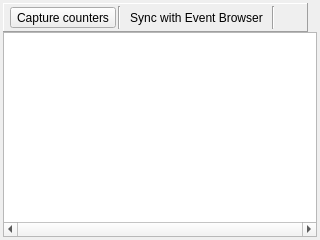
<?xml version="1.0" encoding="UTF-8"?>
<ui version="4.0">
 <class>PerformanceCounterViewer</class>
 <widget class="QFrame" name="PerformanceCounterViewer">
  <property name="geometry">
   <rect>
    <x>0</x>
    <y>0</y>
    <width>320</width>
    <height>240</height>
   </rect>
  </property>
  <property name="windowTitle">
   <string>Performance Counter Viewer</string>
  </property>
  <layout class="QVBoxLayout" name="verticalLayout">
   <property name="spacing">
    <number>0</number>
   </property>
   <property name="leftMargin">
    <number>3</number>
   </property>
   <property name="topMargin">
    <number>3</number>
   </property>
   <property name="rightMargin">
    <number>3</number>
   </property>
   <property name="bottomMargin">
    <number>3</number>
   </property>
   <item>
    <layout class="QHBoxLayout" name="horizontalLayout">
     <property name="spacing">
      <number>0</number>
     </property>
     <property name="sizeConstraint">
      <enum>QLayout::SetDefaultConstraint</enum>
     </property>
     <property name="leftMargin">
      <number>0</number>
     </property>
     <property name="rightMargin">
      <number>0</number>
     </property>
     <item>
      <widget class="QFrame" name="frame">
       <property name="frameShape">
        <enum>QFrame::Panel</enum>
       </property>
       <property name="frameShadow">
        <enum>QFrame::Raised</enum>
       </property>
       <layout class="QHBoxLayout" name="horizontalLayout_2">
        <property name="spacing">
         <number>2</number>
        </property>
        <property name="leftMargin">
         <number>6</number>
        </property>
        <property name="topMargin">
         <number>2</number>
        </property>
        <property name="rightMargin">
         <number>6</number>
        </property>
        <property name="bottomMargin">
         <number>2</number>
        </property>
        <item>
         <widget class="QToolButton" name="captureCounters">
          <property name="text">
           <string>Capture counters</string>
          </property>
         </widget>
        </item>
        <item>
         <widget class="Line" name="line">
          <property name="orientation">
           <enum>Qt::Vertical</enum>
          </property>
         </widget>
        </item>
        <item>
         <widget class="QToolButton" name="syncViews">
          <property name="toolTip">
           <string>Sync with Event Browser for event selection and visibility</string>
          </property>
          <property name="text">
           <string>Sync with Event Browser</string>
          </property>
          <property name="rdIcon" stdset="0">
           <string>arrow_join</string>
          </property>
          <property name="checkable">
           <bool>true</bool>
          </property>
          <property name="toolButtonStyle">
           <enum>Qt::ToolButtonTextBesideIcon</enum>
          </property>
          <property name="autoRaise">
           <bool>true</bool>
          </property>
          <property name="arrowType">
           <enum>Qt::NoArrow</enum>
          </property>
         </widget>
        </item>
        <item>
         <widget class="Line" name="line_2">
          <property name="orientation">
           <enum>Qt::Vertical</enum>
          </property>
         </widget>
        </item>
        <item>
         <widget class="QToolButton" name="saveCSV">
          <property name="toolTip">
           <string>Export to CSV</string>
          </property>
          <property name="rdIcon" stdset="0">
           <string>save</string>
          </property>
          <property name="autoRaise">
           <bool>true</bool>
          </property>
         </widget>
        </item>
       </layout>
      </widget>
     </item>
     <item>
      <spacer name="horizontalSpacer">
       <property name="orientation">
        <enum>Qt::Horizontal</enum>
       </property>
       <property name="sizeHint" stdset="0">
        <size>
         <width>40</width>
         <height>20</height>
        </size>
       </property>
      </spacer>
     </item>
    </layout>
   </item>
   <item>
    <widget class="RDTableView" name="counterResults">
     <property name="horizontalScrollBarPolicy">
      <enum>Qt::ScrollBarAlwaysOn</enum>
     </property>
     <property name="selectionMode">
      <enum>QAbstractItemView::ExtendedSelection</enum>
     </property>
     <property name="selectionBehavior">
      <enum>QAbstractItemView::SelectRows</enum>
     </property>
     <property name="verticalScrollMode">
      <enum>QAbstractItemView::ScrollPerItem</enum>
     </property>
     <property name="horizontalScrollMode">
      <enum>QAbstractItemView::ScrollPerItem</enum>
     </property>
     <property name="sortingEnabled">
      <bool>true</bool>
     </property>
     <attribute name="horizontalHeaderHighlightSections">
      <bool>false</bool>
     </attribute>
     <attribute name="verticalHeaderVisible">
      <bool>false</bool>
     </attribute>
    </widget>
   </item>
  </layout>
 </widget>
 <customwidgets>
  <customwidget>
   <class>RDTableView</class>
   <extends>QTableView</extends>
   <header>Widgets/Extended/RDTableView.h</header>
  </customwidget>
 </customwidgets>
 <resources>
  <include location="../Resources/resources.qrc"/>
 </resources>
 <connections/>
</ui>
